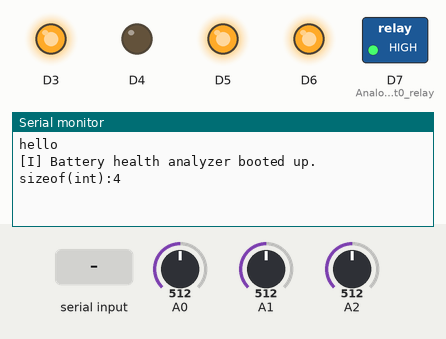
Bench run of a sketch on a simulated Arduino Zero (SAMD21). Parts: switched loads named in the sketch (green lamp = pin HIGH), output pins drawn as LEDs (lit = HIGH), the last lines printed to the serial monitor. The test bench sets the inputs (shaded band); at power-on: A0 = 512, A1 = 512, A2 = 512 (analog values on the 0–1023 scale).

Above: at 1.2 s.
1.3 s: "90,45,200\n" received over Serial
At 1.7 s:
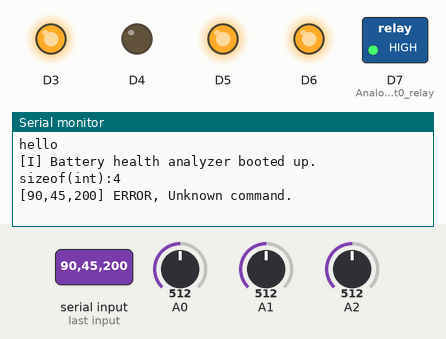
3.6 s: "90,45\n" received over Serial
At 4.1 s:
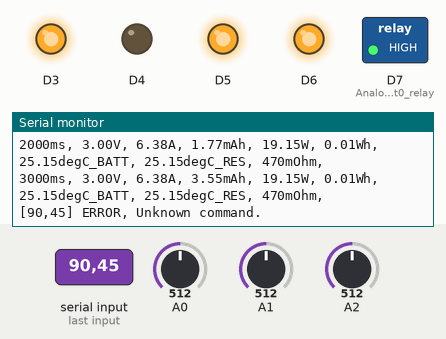
5.1 s: "82\n" received over Serial
At 5.25 s:
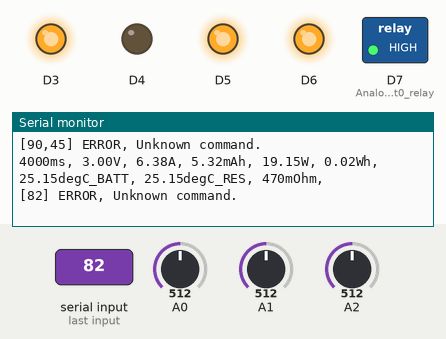
Timing chart, 0 to 8.1 s (numbered marks = the images above; inputs shaded):
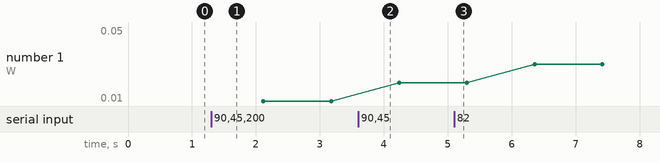

The sketch:

BatteryHealth.ino
```cpp
#include <Wire.h>

long miliCurrent = 0;
int nMeas = 1;
unsigned long tim;
#define N_SAMPLE (2048*10) //2048ms
short rawVoltage[N_SAMPLE];
unsigned int deltaTime_us[N_SAMPLE];
int samplesTaken = 0;
int nsampleToSweep = 1000;
int milliOhmRegBank;
int availableOhmsRegBank[] = {82, 100, 470, 3333, 5000, 10000};
bool isShowUnit = true;
float sumWattHour = 0;
float sumMilliAmpHour = 0;

void ShutDownRegBank()
{
  digitalWrite(3, HIGH);
  digitalWrite(4, HIGH);
  digitalWrite(5, HIGH);
  digitalWrite(6, HIGH);
}

bool ActivateRegBank(int milliOhm)
{
  ShutDownRegBank();
  switch(milliOhm){
    case 82:
      digitalWrite(3, LOW);
      digitalWrite(4, LOW);
      break;
    case 100: digitalWrite(3, LOW); break;
    case 470: digitalWrite(4, LOW); break;
    case 3333:
      digitalWrite(5, LOW);
      digitalWrite(6, LOW);
      break;
    case 5000: digitalWrite(5, LOW); break;
    case 10000: digitalWrite(6, LOW); break;
    default:
      ShutDownRegBank();
      milliOhmRegBank = 999999;
      return false;
      break;
  }
  milliOhmRegBank = milliOhm;
  return true;
}


void setup() {
  // put your setup code here, to run once:
  pinMode(3, OUTPUT); //0.1ohm
  digitalWrite(3, HIGH); // active low
  pinMode(4, OUTPUT); // 0.47ohm
  digitalWrite(4, HIGH); // active low
  pinMode(5, OUTPUT); // 5ohm
  digitalWrite(5, HIGH); // active low
  pinMode(6, OUTPUT); // 10ohm
  digitalWrite(6, HIGH); // active low

  pinMode(7, OUTPUT); // Analog input0 relay
  digitalWrite(7, HIGH); // active high

  Serial.begin(115200 );
  Serial.println("hello");
  //analogReference (DEFAULT); //5V
  analogReadResolution(12);

  while (!Serial) {
    ; // wait for serial port to connect. Needed for native USB port only
  }
  Serial.println("[I] Battery health analyzer booted up.");
  Serial.print("sizeof(int):");
  Serial.println(sizeof(int));

  ActivateRegBank(470);
}

float AdcRawToVoltage(long raw)
{
  //Vref = 3.0V
  return raw * 3.0 * 2.0 / 4096; //ADC入力での電圧は抵抗分圧で1/2
}

void PrintVoltage()
{
  int raw = analogRead(A0);
  float v = AdcRawToVoltage(raw);
  Serial.print(miliCurrent);
  if(isShowUnit){ Serial.print("ms"); };
  Serial.print(", ");
  //Serial.print(raw);
  //Serial.print(", ");
  Serial.print(v);
  if(isShowUnit){ Serial.print("V"); };
  Serial.print(", ");
  float i = v / (milliOhmRegBank/ 1000.0);
  Serial.print(i);
  if(isShowUnit){ Serial.print("A"); };
  Serial.print(", ");
  sumMilliAmpHour += (i*1000/3600);
  Serial.print(sumMilliAmpHour);
  if(isShowUnit){ Serial.print("mAh"); };
  Serial.print(", ");

  float w = i*v;
  Serial.print(w);
  if(isShowUnit){ Serial.print("W"); };
  Serial.print(", ");
  sumWattHour += (w/3600);
  Serial.print(sumWattHour);
  if(isShowUnit){ Serial.print("Wh"); };
  Serial.print(", ");

  float t1,t2;
  raw = analogRead(A1);
  t1 = calcTemp(raw);
  raw = analogRead(A2);
  t2 = calcTemp(raw);
  Serial.print(t1);
  if(isShowUnit){ Serial.print("degC_BATT"); };
  Serial.print(", ");
  Serial.print(t2);
  if(isShowUnit){ Serial.print("degC_RES"); };
  Serial.print(", ");
  //Serial.print(raw);

  Serial.print(milliOhmRegBank);
  if(isShowUnit){ Serial.print("mOhm"); };
  Serial.print(", ");

  Serial.println("");
}

void PrintResult()
{
  int i;
  float v;

  for(i = 0; i < nsampleToSweep; i++){
    Serial.print(deltaTime_us[i]);
    Serial.print(", ");
    //Serial.print(rawVoltage[i]);
    //Serial.print(", ");
    v = AdcRawToVoltage(rawVoltage[i]);
    Serial.println(v);
 }
}

void DoSweep()
{
  int i;
  unsigned int timeBeginUs = micros();
  unsigned int nextTick = timeBeginUs;
  unsigned int tickNow = timeBeginUs;

  for(i = 0; i < nsampleToSweep; i++){
    while( tickNow < nextTick){
      tickNow = micros();
    }
    nextTick = tickNow + 25;
    rawVoltage[samplesTaken] = analogRead(A0);
    deltaTime_us[samplesTaken] = tickNow - timeBeginUs;
    samplesTaken++;
  }
}

void OnSingleLine(char *line)
{
  String s;
  Serial.print("[");
  Serial.print(line);
  Serial.print("] ");
  char *cmd = strtok(line, " \t") ;
  if( NULL == cmd){
    return;
  }
  char *arg = strtok(NULL, " \t") ;

  if( 0 == strcasecmp(cmd, "?" ) ){
    Serial.println( "OK, available commands: q, sel1a, sel1b, sel2a, sel2b, sel3a, sel3b, sel4a, sel4b" );

  }else if( 0 == strcasecmp(cmd, "q" ) ){
    Serial.print( "OK, " );

  }else if( 0 == strcasecmp(cmd, "r" ) ){
    if( NULL == arg ){
      Serial.print( "OK, " );
      Serial.print(milliOhmRegBank);
      Serial.println(" milliOhm");
    }
    else{
      int ohm = atoi(arg);
      if(ActivateRegBank(ohm)){
        Serial.print( "OK, " );
        Serial.println("");
      }
      else{
        Serial.print( "FAILED, unavailable value." );
        Serial.println("");
      }
    }

  }else{
    Serial.println( "ERROR, Unknown command." );
  }
}

static char serialReadBuf[64];
static int serialReadPos = 0;

int FeedChar(int c)
{
  if( 0x0D == c || 0x0A == c ){ //is it CR or LF?
    if( 0 != serialReadPos ){
      serialReadBuf[serialReadPos] = '\0';
      OnSingleLine(serialReadBuf);
      serialReadPos = 0;
      return 1;
    }
    return 0;
  }
  //put the char into the buffer
  serialReadBuf[serialReadPos] = c;
  serialReadPos++;
  if( sizeof(serialReadBuf) <= serialReadPos ){
    //rewind the buffer when overrun
    serialReadPos = 0;
    serialReadBuf[serialReadPos] = '\0';
  }

  return 0;
}

void loop() {
  // put your main code here, to run repeatedly:
  tim = millis();

  for(;;){ //wait for next 1ms period. 実際は1ループ1.032ms程度になる
    if( tim != millis() ){
      break;
    }
  }
  miliCurrent++;
/*
  if(0 < nMeas){
    DoSweep();
    ShutDownRegBank();
    PrintResult();
    nMeas--;
  }
*/
  if(0 < nMeas ){
    if(miliCurrent < 1000){
      if( 0 == (miliCurrent & 0x1F ) ){
        //PrintVoltage();
      }
    }
    else{
        //ShutDownRegBank();
        nMeas--;
    }
  }
  else{
    if(0 == (miliCurrent % 1000)){
        PrintVoltage();
    }
  }
  if (0 < Serial.available() ) {
    FeedChar( Serial.read() );
  }
}

float calcTemp(int raw)
{
  //NXFT15XH103FA2B050
  float refV = 3000; //Reference voltage [mV]
  float R = 10000; //分圧抵抗
  float RT25 = 10000; //25度のときのサーミスタ抵抗値
  float B = 3380;
  float rV,ntcR,ntcV,circuitI;
  float tempK; //ケルビン気温

  ntcV = raw * refV / 4096; //分圧抵抗の電圧降下
  rV = refV - ntcV;
  circuitI = rV / R; //回路電流
  ntcR = ntcV / circuitI;
  //char buf[256];
  //sprintf(buf, "%f, %f, %f, %f", ntcV, rV, circuitI, ntcR);
  //Serial.println(buf);

  //tempK=1000/(1/(0.001*298)+log(ntcR/RT25)*1000/B);  //298K=摂氏25度
  tempK = 1/(1/B * log(ntcR/RT25)+ 1/298.15);

  return (tempK - 273);
}
```

Measured:
- after the input at 1.3 s, the serial monitor: prints a new line at once (image 1)
- after the input at 3.6 s, the serial monitor: prints a new line at once (image 2)
- after the input at 5.1 s, the serial monitor: prints a new line at once (image 3)
